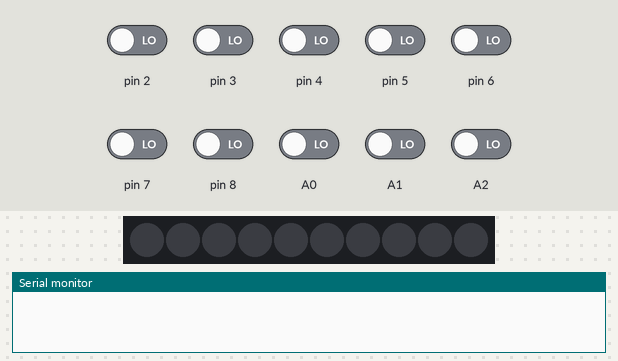
The sketch below on a simulated Arduino Uno, built with avr-gcc and run on an emulated ATmega328P. Parts: 10 RGB LEDs in strip order, left to right, the last lines printed to the serial monitor. Inputs (shaded band) come from the test bench; at power-on: A0–2, pin 2–8 LOW.

Above: at 1.2 s.
1.3 s: pin 2 driven HIGH
At 2.0 s:
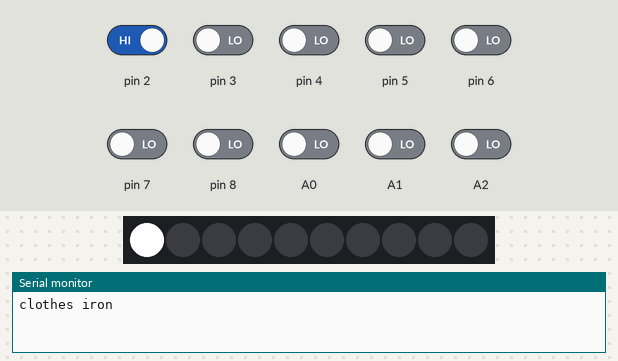
2.8 s: pin 3 driven HIGH
At 3.1 s:
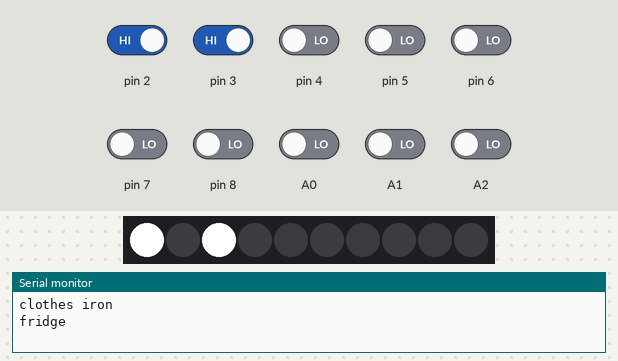
4.3 s: pin 4 driven HIGH
At 5.5 s:
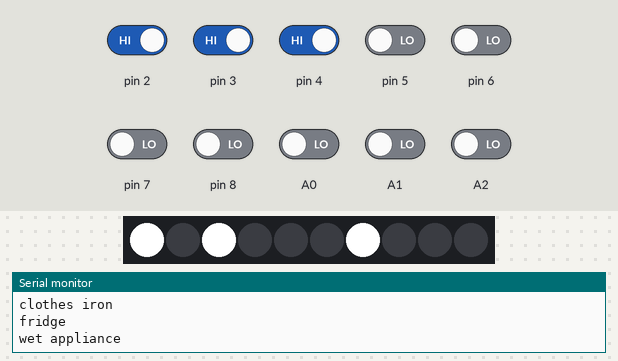
5.8 s: pin 5 driven HIGH
At 6.7 s:
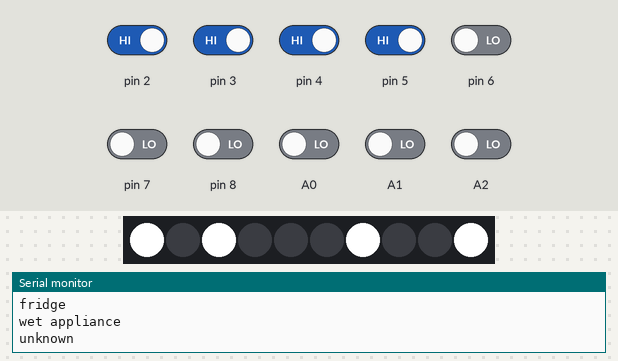
7.3 s: pin 6 driven HIGH
At 7.9 s:
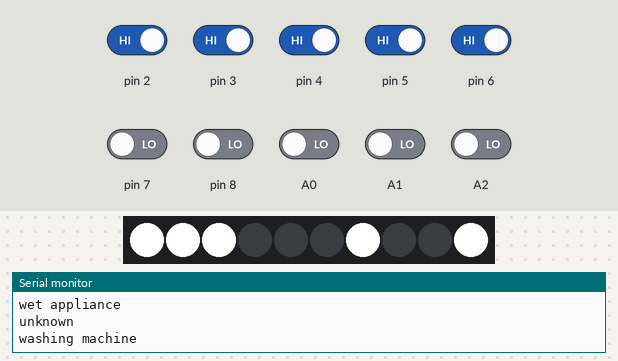
8.8 s: pin 7 driven HIGH
At 10.1 s:
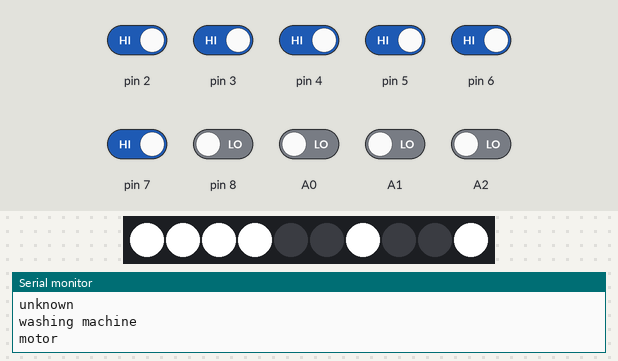
Timing chart, 0 to 11.8 s (numbered marks = the images above; inputs shaded):
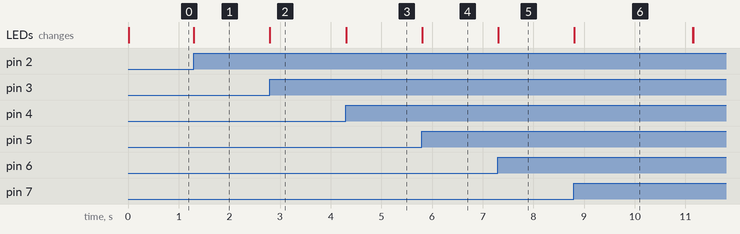

Measured:
- after the input at 1.3 s, the LEDs: change at once (image 1)
- after the input at 2.8 s, the LEDs: change at once (image 2)
- after the input at 4.3 s, the LEDs: change at once (image 3)
- after the input at 5.8 s, the LEDs: change at once (image 4)
- after the input at 7.3 s, the LEDs: change at once (image 5)
- after the input at 8.8 s, the LEDs: change at once (image 6)
- what the display in image 6 shows lasts 2.3 s, from 8.8 s to 11.1 s

The sketch:

capteurs-consos.ino
```cpp
/*
    Workshop IA 2018 - Erasme
    Simulateur d'allumage d'appareils électriques

    Chaque bouton pilote l'allumage un appareil avec son cycle de fonctionnement propre.
    L'extinction se fait automatiquement en fin de cycle.

    Un facteur d'échelle permet d'ajuster le temps réel à une échelle de temps plus courte
    1min réelle est représentée par 1 seconde sur la maquette.
*/
#include <Adafruit_NeoPixel.h>

#ifdef __AVR__
#include <avr/power.h>
#endif

#define NB_APPAREILS 10
#define LEDS_PIN 13

// Decommenter pour le mode debug
//#define DEBUG_MODE 1

// Facteur d'échelle de temps :
// Si sur la maquette 1mn réel est représentée en 1s alors le facteur de temps est égale à 1/60
#define TIME_FACTOR 0.833  // 1min = 1s

// Strip de leds d'état des appareils
uint8_t gBrightness = 255;
Adafruit_NeoPixel strip = Adafruit_NeoPixel(NB_APPAREILS, LEDS_PIN, NEO_GRB + NEO_KHZ800);

// Structure pour la lecture des boutons
boolean buttonsStates[NB_APPAREILS];

// Structure pour un appareil électrique
typedef struct {
  String name = "";
  uint8_t state = LOW;
  uint8_t cycle_time = 60; // Temps de cycle (en minutes)
  uint32_t start_time = 0; // En milli-secondes depuis le boot de l'arduino
  uint8_t pin = 0; // Input Arduino
  uint8_t led = 0; // Index led
} Appareil;

// Tableau d'appareils
Appareil appareils[NB_APPAREILS]; // tous les appareils de la maison

//------------------------------------------------------------------------------
// Setter
//------------------------------------------------------------------------------
Appareil initAppareils(String name = "", uint8_t cycle_time = 60, uint8_t pin = 0, uint8_t led = 0) {
  Appareil a;
  a.name = name;
  a.cycle_time = cycle_time;
  a.pin = pin;
  a.led = led;
  return a;
}

//------------------------------------------------------------------------------
// Init de tous les appareils de la maquette
//------------------------------------------------------------------------------
void IntiMaison() {
  appareils[0] = initAppareils("clothes iron", 60, 2, 0);
  appareils[1] = initAppareils("fridge", 10, 3, 2);
  appareils[2] = initAppareils("wet appliance", 120, 4, 6);
  appareils[3] = initAppareils("unknown", 60, 5, 9);
  appareils[4] = initAppareils("washing machine", 60, 6, 1);
  appareils[5] = initAppareils("motor", 30, 7, 3);
  appareils[6] = initAppareils("computer", 90, 8, 8);
  appareils[7] = initAppareils("clim1", 60, A0, 5);
  appareils[8] = initAppareils("clim2", 60, A1, 7);
  appareils[9] = initAppareils("TV", 15, A2, 4);
}
//------------------------------------------------------------------------------
//  Setup
//------------------------------------------------------------------------------
void setup() {
  Serial.begin(9600);
  delay(10);
  debug("DEBUG MMODE ACTIVE. Setup...");
  strip.begin();
  strip.setBrightness(gBrightness);
  // All leds black
  strip.clear();
  strip.show();

  // Initialisation des appareils
  IntiMaison();

  // Initialisation de tout les boutons
  for (int i = 0; i < NB_APPAREILS; i++) {
    pinMode(appareils[i].pin, INPUT);
    digitalWrite(appareils[i].pin, LOW);
    debug(appareils[i].name + " : Pin #" + String(appareils[i].pin));
    strip.setPixelColor(appareils[i].led, 0, 0, 0);
  }
  debug("END Setup.");
}

//------------------------------------------------------------------------------
// Loop for ever !
//------------------------------------------------------------------------------
void loop() {
  for (uint8_t i = 0; i < NB_APPAREILS; i++) {
    uint8_t butState = HIGH;
    butState = digitalRead(appareils[i].pin);
    // Détection front montant
    if (butState == HIGH) {
      // Changement d'état
      if (appareils[i].state == LOW) {
        debug("Allumage " + appareils[i].name);
        appareils[i].state = HIGH;
        uint32_t timeNow = millis();
        // Allummer et envoyer des données
        //Serial.println("{\"" + appareils[i].name + "\":" + timeNow + ", \"state\": 1 }");
        Serial.println(appareils[i].name);
        appareils[i].start_time = timeNow;
        strip.setPixelColor(appareils[i].led, 255, 255, 255);
      }
      // Debounce Button
      //delay(500);
    }

    // Si l'appareil est allumé, on regarde si l'appareil a fini son cycle
    if (appareils[i].state == HIGH) {
      uint32_t timeNow = millis();
      String debug_msg = "\n----------------------------\n" + appareils[i].name;
      debug_msg += " fonctionne depuis :" + String(timeNow - appareils[i].start_time);
      debug_msg += "/" + String((appareils[i].cycle_time * TIME_FACTOR * 1000));
      if (timeNow - appareils[i].start_time >= (appareils[i].cycle_time * TIME_FACTOR * 1000)) {
        debug_msg += "\n\t ===> Fin de cycle\n----------------------------\n";
        // Eteindre si son cycle est terminé
        appareils[i].state = LOW;
        strip.setPixelColor(appareils[i].led, 0, 0, 0);
      }
      debug(debug_msg);
      strip.show();
    }
  }
}

//------------------------------------------------------------------------------
// Debug functions
//------------------------------------------------------------------------------
void debug(int s) {
  debug(String(s));
}

void debug(String s) {
#ifdef DEBUG_MODE
  Serial.println(s);
#endif
}
```
